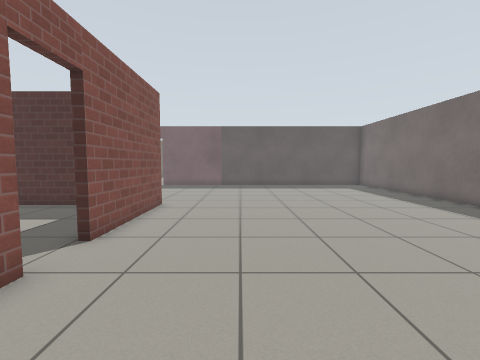
[1] (above)

12 first-person views from a walk through a robot-simulator world made for Gazebo. The camera is 0.94 m above the floor, tilts 4° down and sees 90° across. The floor is counted in squares, 0.5 m on a side. Each view is taken from the middle of a square. On the plan, view 1 faces up. The plan holds only what a view shows up to about 15 squares ahead; the rest is blank. The place goes on beyond the plan. Gazebo's built-in surfaces are drawn with simple patterns.

[2]
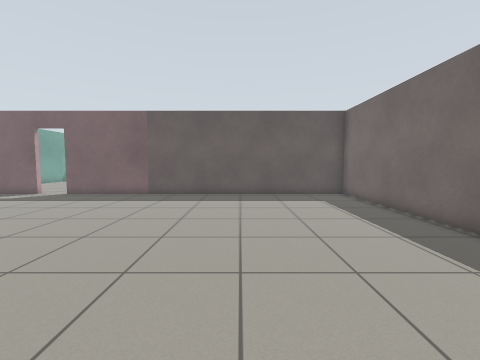

[3]
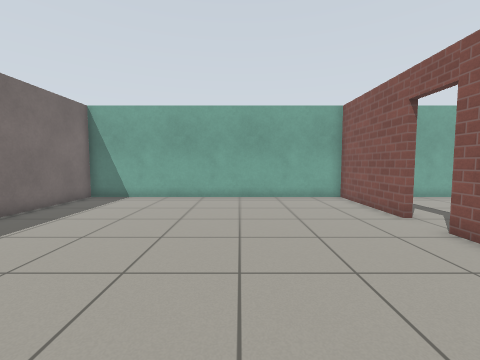

[4]
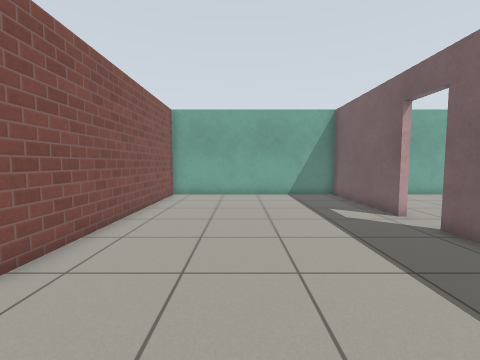

[5]
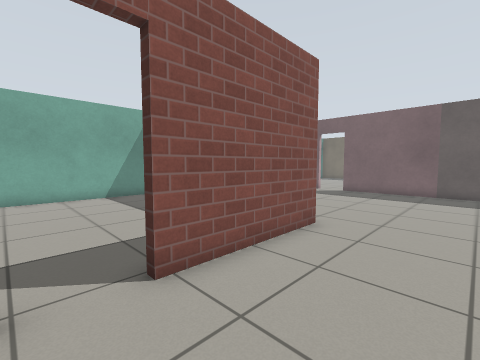

[6]
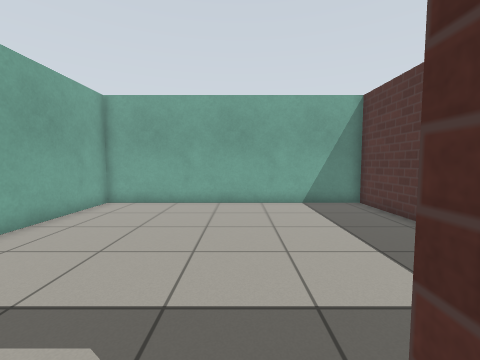

[7]
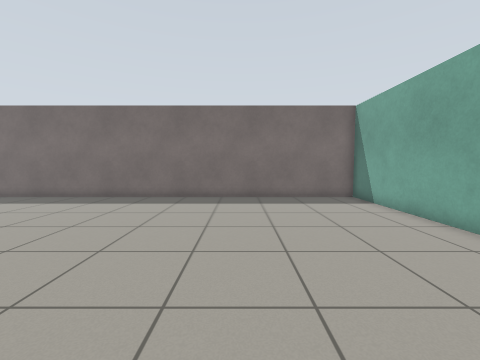

[8]
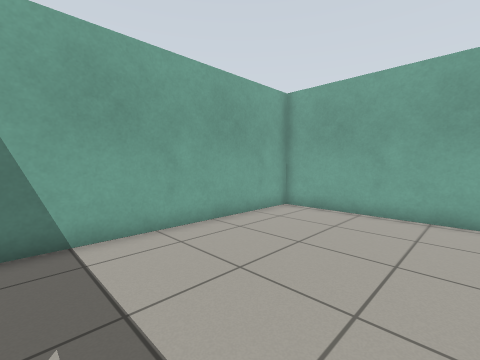

[9]
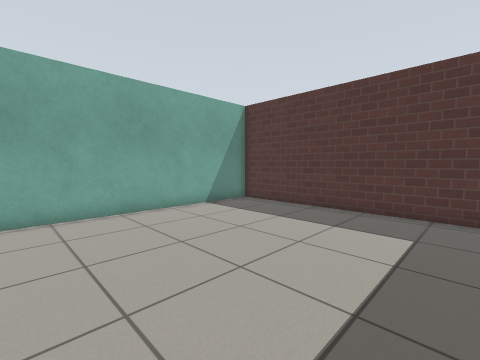

[10]
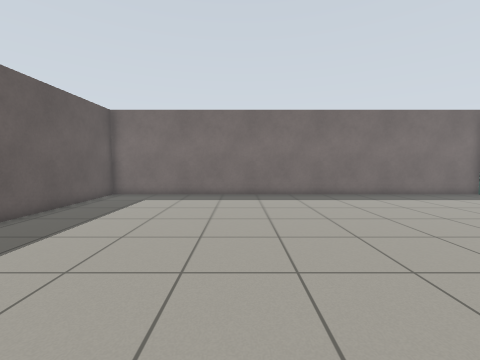

[11]
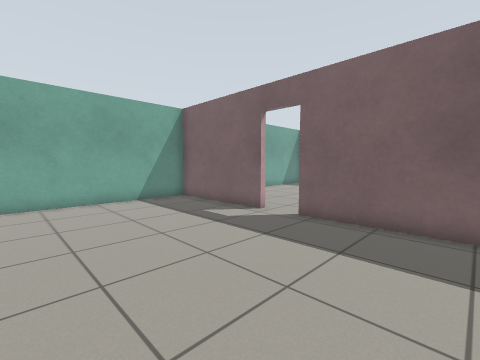

[12]
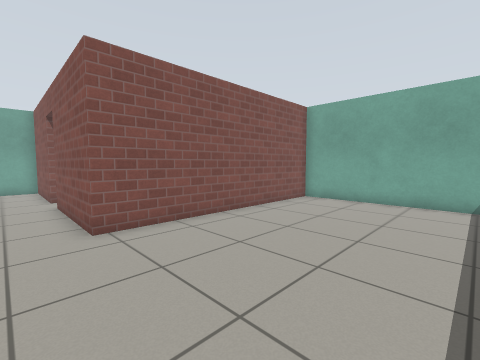

### Floor plan
Ten units are one square. View 1 is at (0, 0); x grows to the right and y downward. Boxes are objects, and circles mark ways between rooms. Rooms are numbered by the first view taken in them; rooms with no view inside come last. Other rooms are left out.
<svg viewBox="-148 -215 256 233">
<path fill="none" stroke="#000" d="M-36 -39 -36 13 103 13 103 -206 -66 -206M-84 -206 -143 -206 -143 -110 -36 -110 -36 -57M-49 -107 -143 -107 -143 13 -49 13"/>
<circle cx="-40" cy="-45" r="3" fill="#2a7"/>
<text x="0" y="-110">1</text>
<text x="-90" y="-50">2</text>
</svg>
Room 1 opens to room 2.

Where each view was taken, in squares from view 1:
view 1: 0 up, 0 right, facing up
view 2: 6 up, 4 right, facing up
view 3: 12 up, 2 right, facing down
view 4: 15 up, 0 right, facing left
view 5: 4 up, 0 right, facing up-left
view 6: 5 up, 3 left, facing left
view 7: 5 up, 3 left, facing right
view 8: 5 up, 5 left, facing down-left
view 9: 1 up, 5 left, facing up-left
view 10: 13 up, 4 left, facing right
view 11: 13 up, 2 left, facing up-left
view 12: 18 up, 2 left, facing down-left
